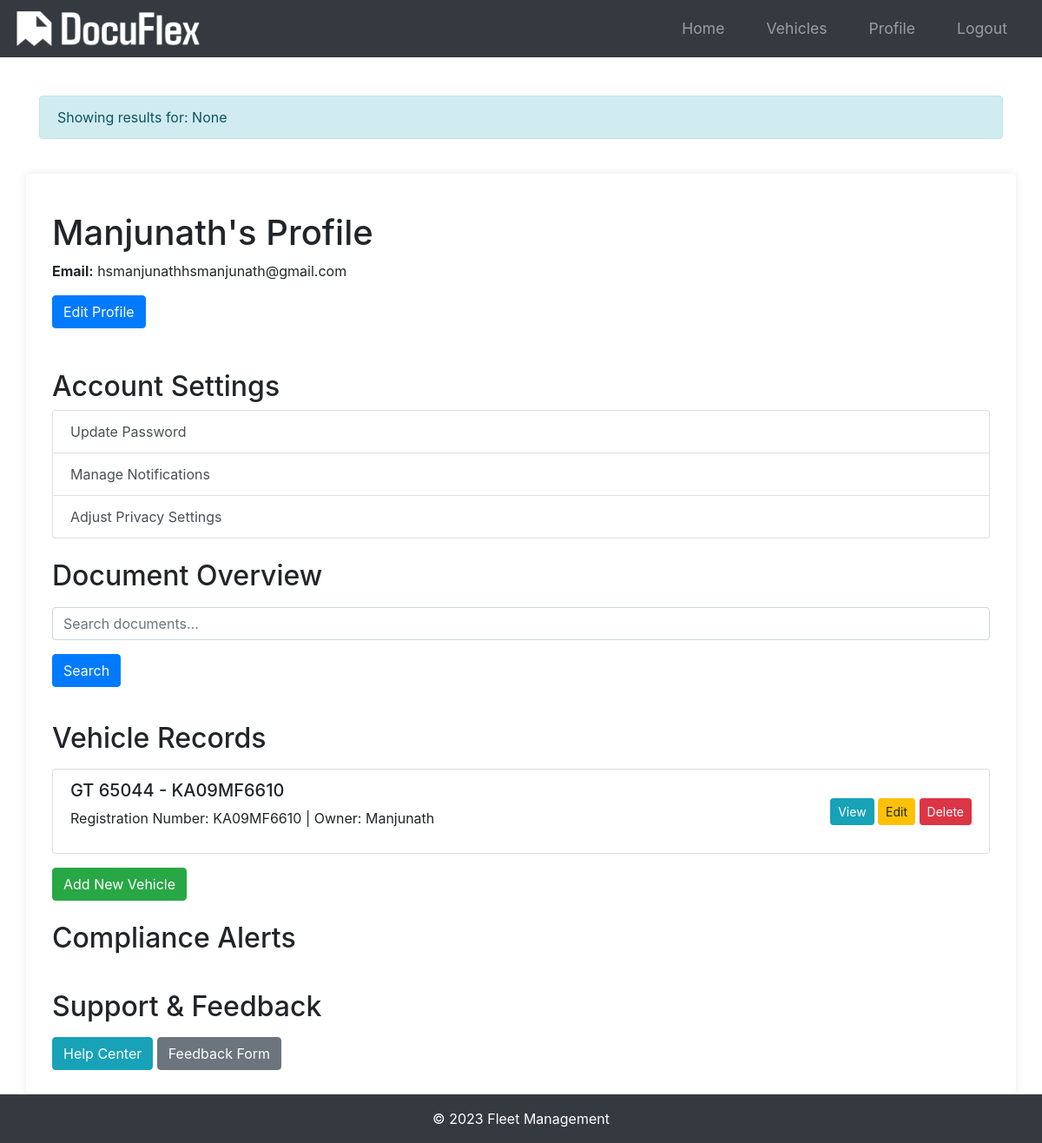
The page /profile/search_documents (signed in) on the database its author committed.
### app/models.py (models this page shows)
class User(db.Model, UserMixin):
    id = db.Column(db.Integer, primary_key=True)
    username = db.Column(db.String(20), unique=True, nullable=False)
    email = db.Column(db.String(120), unique=True, nullable=False)
    phone = db.Column(db.String(20), nullable=True)  # Add phone field
    image_file = db.Column(db.String(20), nullable=False, default="default.jpg")
    password = db.Column(db.String(60), nullable=False)
    vehicles = db.relationship("Vehicle", backref="owner", lazy=True)
    compliance_alerts = db.relationship('ComplianceAlert', backref='user', lazy=True)
    feedbacks = db.relationship('Feedback', backref='user', lazy=True)
    logs = db.relationship('Log', backref='user', lazy=True)

class Vehicle(db.Model):
    id = db.Column(db.Integer, primary_key=True)
    name = db.Column(db.String(100), nullable=False)
    vehicle_number = db.Column(db.String(100), unique=True, nullable=False)
    user_id = db.Column(db.Integer, db.ForeignKey("user.id"), nullable=False)
    documents = db.relationship(
        "Document", backref="vehicle", lazy=True, cascade="all, delete-orphan"
    )

### app/routes.py (the view)
@main.route("/profile/search_documents", methods=["GET"])
@login_required
def search_documents():
    query = request.args.get('query')
    documents = Document.query.filter(
        Document.user_id == current_user.id,
        (Document.document_type.like(f"%{query}%") |
         Document.start_date.like(f"%{query}%") |
         Document.end_date.like(f"%{query}%"))
    ).all()
    flash(f"Showing results for: {query}", "info")
    return render_template("profile.html", documents=documents)

### app/__init__.py (called while the page is built)
def create_app(config_class=Config):
    app = Flask(__name__)
    app.config.from_object(config_class)
    db.init_app(app)
    bcrypt.init_app(app)
    login_manager.init_app(app)
    mail.init_app(app)
    migrate.init_app(app, db)
    login_manager.login_view = "main.login"
    login_manager.login_message_category = "info"
    from app.models import User
    @login_manager.user_loader
    def load_user(user_id):
        return User.query.get(int(user_id))
    from app.routes import main as main_blueprint
    app.register_blueprint(main_blueprint)
    scheduler = BackgroundScheduler()
    scheduler.add_job(check_document_expirations, "interval", hours=24)
    scheduler.start()
    return app

### app/templates/profile.html (shortened to what this page needs)
{% extends "base.html" %}
{% block content %}
<div class="container">
    <h1 class="mt-4">{{ current_user.username }}'s Profile</h1>
    <p><strong>Email:</strong> {{ current_user.email }}</p>
    <a href="{{ url_for('main.edit_profile') }}" class="btn btn-primary mb-4">Edit Profile</a>
    <h2 class="mt-4">Account Settings</h2>
    <div class="list-group">
        <a href="{{ url_for('main.update_password') }}" class="list-group-item list-group-item-action">Update Password</a>
        <a href="{{ url_for('main.manage_notifications') }}" class="list-group-item list-group-item-action">Manage Notifications</a>
        <a href="{{ url_for('main.adjust_privacy_settings') }}" class="list-group-item list-group-item-action">Adjust Privacy Settings</a>
    </div>
    <h2 class="mt-4">Document Overview</h2>
    <div id="document-overview" class="mt-3">
        <form method="GET" action="{{ url_for('main.search_documents') }}">
            <div class="mb-3">
                <input type="text" name="query" placeholder="Search documents..." class="form-control">
            </div>
            <button type="submit" class="btn btn-primary mb-3">Search</button>
        </form>
    </div>
    <h2 class="mt-4">Vehicle Records</h2>
    <div id="vehicle-records" class="mt-3">
        <ul class="list-group">
            {% for vehicle in current_user.vehicles %}
            <li class="list-group-item d-flex justify-content-between align-items-center">
                <span>
                    <h5>{{ vehicle.name }} - {{ vehicle.vehicle_number }}</h5>
                    <p>Registration Number: {{ vehicle.vehicle_number }} | Owner: {{ vehicle.owner.username }}</p>
                </span>
                <span>
                    <a href="{{ url_for('main.view_vehicle', vehicle_id=vehicle.id) }}" class="btn btn-info btn-sm">View</a>
                    <a href="{{ url_for('main.edit_vehicle', vehicle_id=vehicle.id) }}" class="btn btn-warning btn-sm">Edit</a>
                    <form action="{{ url_for('main.send_delete_otp', vehicle_id=vehicle.id) }}" method="POST" class="d-inline">
                        <button type="submit" class="btn btn-danger btn-sm">Delete</button>
                    </form>
                </span>
            </li>
            {% endfor %}
        </ul>
        <a href="{{ url_for('main.new_vehicle') }}" class="btn btn-success mt-3">Add New Vehicle</a>
    </div>
    <h2 class="mt-4">Compliance Alerts</h2>
    <h2 class="mt-4">Support & Feedback</h2>
    <div id="support-feedback" class="mt-3">
        <a href="{{ url_for('main.help_center') }}" class="btn btn-info mb-2">Help Center</a>
        <a href="{{ url_for('main.feedback_form') }}" class="btn btn-secondary mb-2">Feedback Form</a>
    </div>
</div>
{% endblock %}

### app/static/styles.css (style rules this page uses)
body { font-family: Arial, sans-serif; margin: 0; padding: 0; background-color: #f4f4f4; }
.container { width: 80%; margin: 0 auto; }
.form-control { width: 100%; padding: 10px; border: 1px solid #ccc; border-radius: 5px; box-sizing: border-box; }
.btn-primary { display: inline-block; background-color: #5cb85c; color: #fff; padding: 10px 20px; border: none; border-radius: 5px; cursor: pointer; text-decoration: none; }
body { font-family: Arial, sans-serif; margin: 0; padding: 0; }
.form-control { width: 100%; padding: 0.5rem; border: 1px solid #ccc; border-radius: 4px; }
.btn-primary { display: inline-block; padding: 0.75rem 1.25rem; border: none; border-radius: 4px; background-color: #007bff; color: #fff; text-align: center; cursor: pointer; }

### app/templates/base.html (style rules this page uses)
html, body { height: 100%; margin: 0; display: flex; flex-direction: column; }
.container { flex: 1; }

### rows shown on the page
User: username "Manjunath", email "hsmanjunathhsmanjunath@gmail.com"
Vehicle: name "GT 65044", vehicle_number "KA09MF6610", owner.username "Manjunath"

### other values the page prints
{{ message }} "Showing results for: None"
